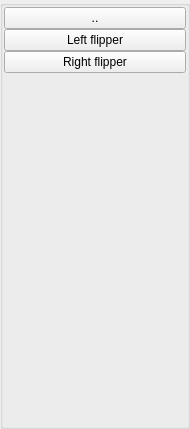
<?xml version="1.0" encoding="UTF-8"?>
<ui version="4.0">
 <class>FlipperListGroupBox</class>
 <widget class="QGroupBox" name="FlipperListGroupBox">
  <property name="geometry">
   <rect>
    <x>0</x>
    <y>0</y>
    <width>190</width>
    <height>429</height>
   </rect>
  </property>
  <property name="windowTitle">
   <string>GroupBox</string>
  </property>
  <layout class="QVBoxLayout" name="verticalLayout">
   <property name="spacing">
    <number>0</number>
   </property>
   <property name="leftMargin">
    <number>1</number>
   </property>
   <property name="topMargin">
    <number>1</number>
   </property>
   <property name="rightMargin">
    <number>1</number>
   </property>
   <property name="bottomMargin">
    <number>1</number>
   </property>
   <item>
    <widget class="QPushButton" name="prevBtn">
     <property name="text">
      <string>..</string>
     </property>
     <attribute name="buttonGroup">
      <string notr="true">buttonGroup</string>
     </attribute>
    </widget>
   </item>
   <item>
    <widget class="QPushButton" name="flipperleftBtn">
     <property name="text">
      <string>Left flipper</string>
     </property>
     <attribute name="buttonGroup">
      <string notr="true">buttonGroup</string>
     </attribute>
    </widget>
   </item>
   <item>
    <widget class="QPushButton" name="flipperRightBtn">
     <property name="text">
      <string>Right flipper</string>
     </property>
     <attribute name="buttonGroup">
      <string notr="true">buttonGroup</string>
     </attribute>
    </widget>
   </item>
   <item>
    <spacer name="verticalSpacer">
     <property name="orientation">
      <enum>Qt::Vertical</enum>
     </property>
     <property name="sizeHint" stdset="0">
      <size>
       <width>20</width>
       <height>40</height>
      </size>
     </property>
    </spacer>
   </item>
  </layout>
 </widget>
 <resources/>
 <connections/>
 <buttongroups>
  <buttongroup name="buttonGroup"/>
 </buttongroups>
</ui>
